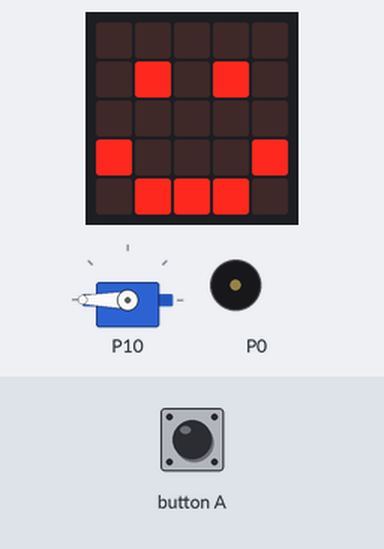
The program below on a simulated BBC micro:bit (MakeCode). Parts: the board's 5×5 LED display, servo, buzzer (waves = sounding). The inputs (shaded band) are chosen by the test bench.

Above: at 1.6 s.
1.7 s: button A pressed for 0.15 s
At 2.1 s:
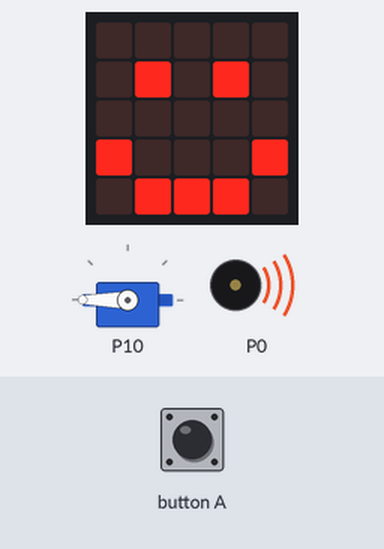
Timing chart, 0 to 4.7 s (numbered marks = the images above; inputs shaded):
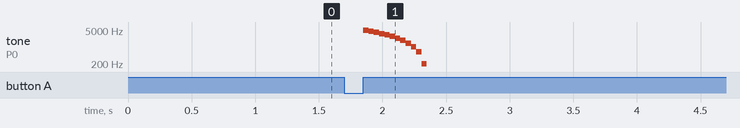

Measured:
- after the input at 1.7 s, tone on P0: plays 4791 Hz for 0.04 s, 4375 Hz for 0.04 s, 3958 Hz for 0.04 s, 3541 Hz for 0.04 s, 3125 Hz for 0.04 s, 2708 Hz for 0.04 s … (12 notes in this stretch), starting after 0.15 s

The program:

main.ts
```typescript
input.onButtonPressed(Button.A, function () {
    music.play(music.createSoundExpression(WaveShape.Sine, 5000, 0, 255, 0, 500, SoundExpressionEffect.None, InterpolationCurve.Linear), music.PlaybackMode.UntilDone)
})
basic.showLeds(`
    . . . . .
    . # . # .
    . . . . .
    # . . . #
    . # # # .
    `)
basic.forever(function () {
    pins.servoWritePin(AnalogPin.P10, 180)
})
```

test.ts
```typescript
// 在此处测试；当此软件包作为插件使用时，将不会编译此软件包。
```
